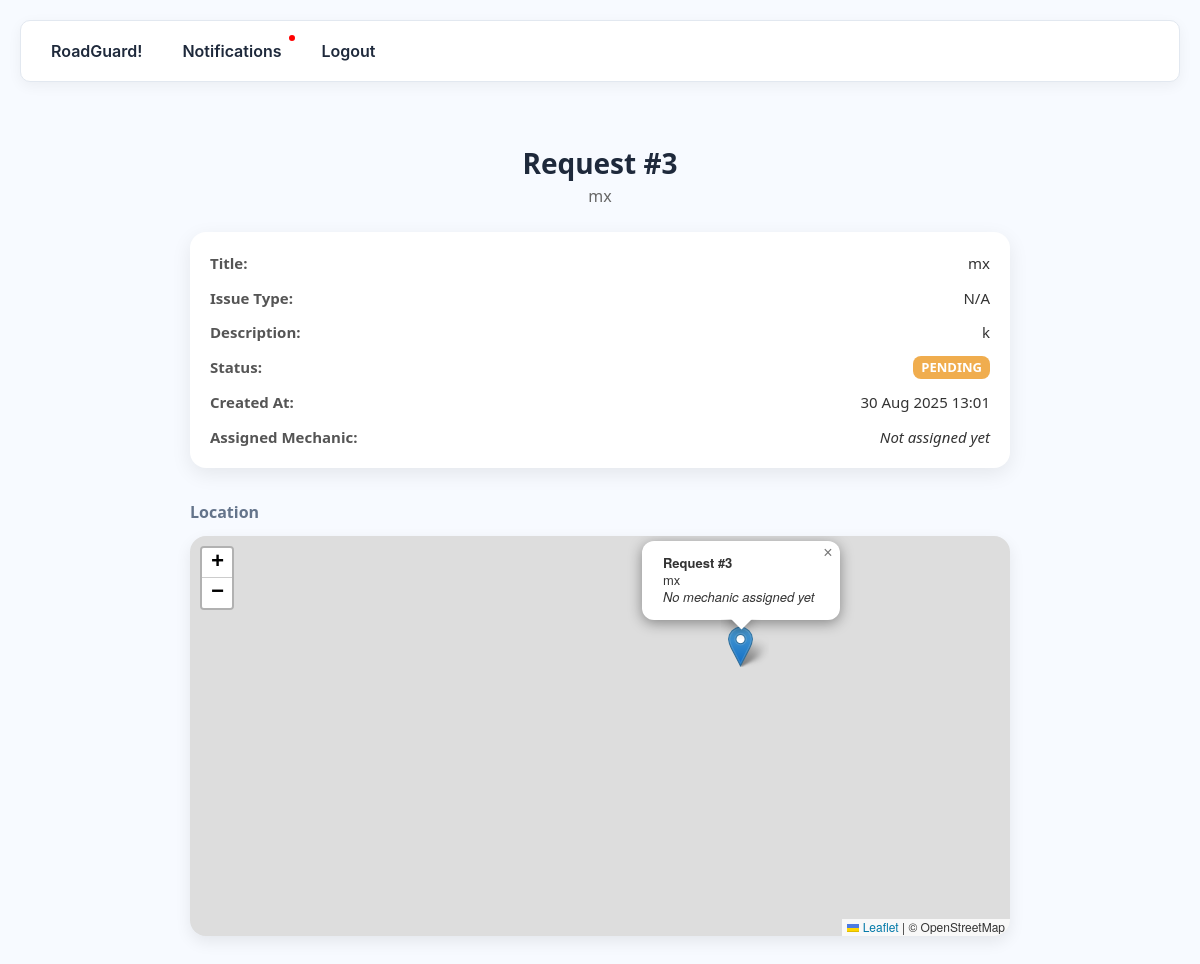
Before: /request/3 (signed in) with the older database file.
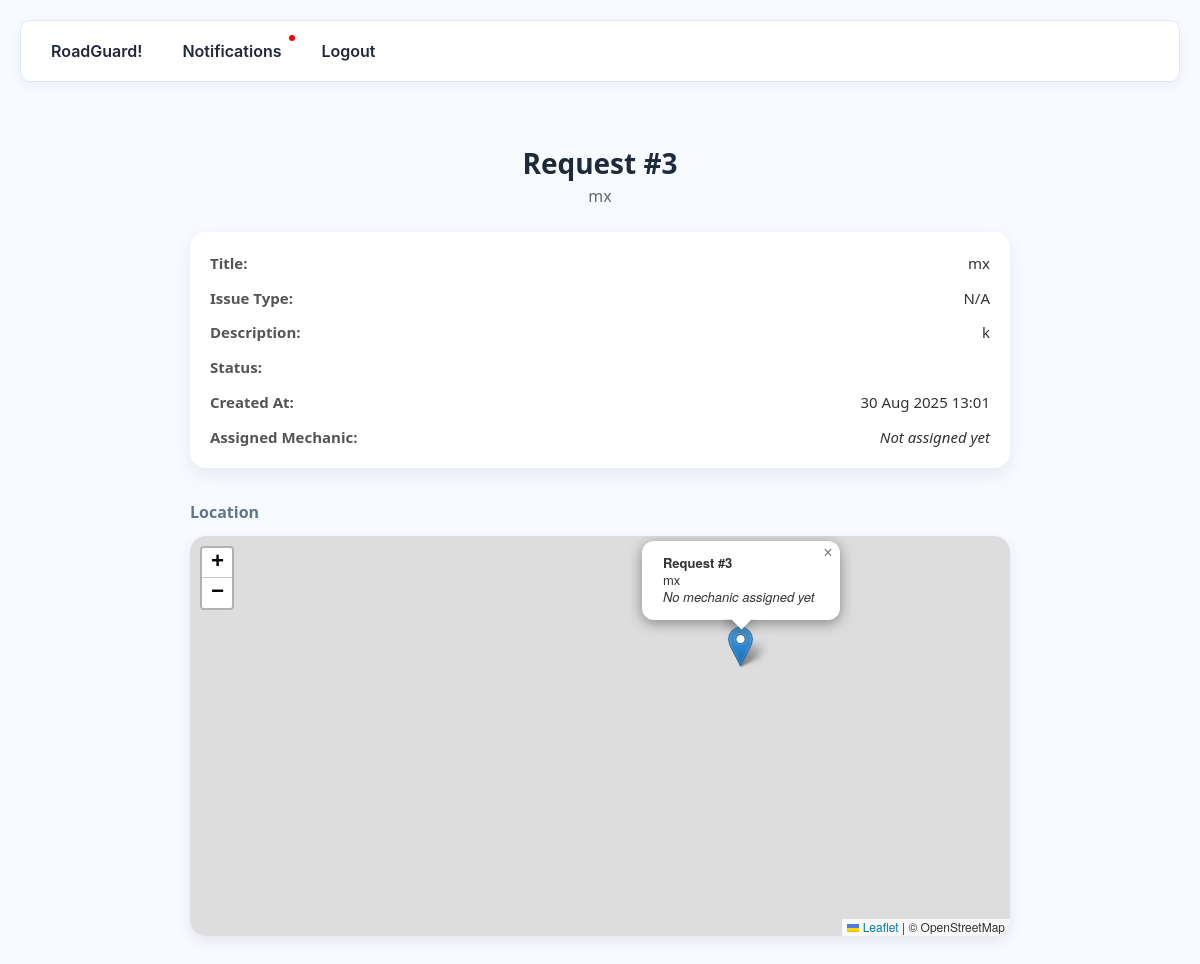
After: the same page with the newer database file.
### app.py (models this page shows)
class ServiceRequest(db.Model):
    id = db.Column(db.Integer, primary_key=True)
    user_id = db.Column(db.Integer, db.ForeignKey('user.id'))
    title = db.Column(db.String(200))
    description = db.Column(db.Text)
    lat = db.Column(db.Float)
    lng = db.Column(db.Float)
    status = db.Column(db.String(50), default='submitted')
    created_at = db.Column(db.DateTime, default=datetime.utcnow)
    assigned_mechanic_id = db.Column(db.Integer, db.ForeignKey('user.id'), nullable=True)
    mechanic_response = db.Column(db.Text, nullable=True)
    user = db.relationship("User", foreign_keys=[user_id], backref="requests_made")
    mechanic = db.relationship("User", foreign_keys=[assigned_mechanic_id], backref="requests_taken")

### app.py (the view)
@app.route("/request/<int:req_id>")
@login_required
def request_detail(req_id):
    req = ServiceRequest.query.get_or_404(req_id)
    if current_user.role == Role.USER.value and req.user_id != current_user.id:
        flash("Unauthorized access", "danger")
        return redirect(url_for("user_dashboard"))
    return render_template("request_detail.html", req=req)

### app.py (called while the page is built)
@login_manager.user_loader
def load_user(user_id):
    return User.query.get(int(user_id))

### templates/request_detail.html (shortened to what this page needs)
{% extends 'layout.html' %}
{% block content %}
<div class="container">
  <div class="header-section">
    <h2>Request #{{ req.id }}</h2>
    <p class="subtitle">{{ req.title }}</p>
  </div>
  <div class="request-card">
    <div class="request-info">
      <div class="info-row"><span class="label">Title:</span> {{ req.title }}</div>
      <div class="info-row"><span class="label">Issue Type:</span> {{ req.issue_type if req.issue_type else 'N/A' }}</div>
      <div class="info-row"><span class="label">Description:</span> {{ req.description }}</div>
      <div class="info-row"><span class="label">Status:</span> <span class="status {{ req.status | lower }}">{{ req.status }}</span></div>
      <div class="info-row"><span class="label">Created At:</span> {{ req.created_at.strftime('%d %b %Y %H:%M') }}</div>
      <div class="info-row"><span class="label">Assigned Mechanic:</span>
        {% if mechanic %}
          {{ mechanic.name }} (<a href="tel:{{ mechanic.phone }}">{{ mechanic.phone }}</a>)
        {% else %}
          <em>Not assigned yet</em>
        {% endif %}
      </div>
    </div>
  </div>
  <div class="map-section">
    <h3>Location</h3>
    <div id="map"></div>
  </div>
</div>
{% endblock %}

Changed rows visible on the page:
changed ServiceRequest "mx": status "PENDING" → (not shown)
